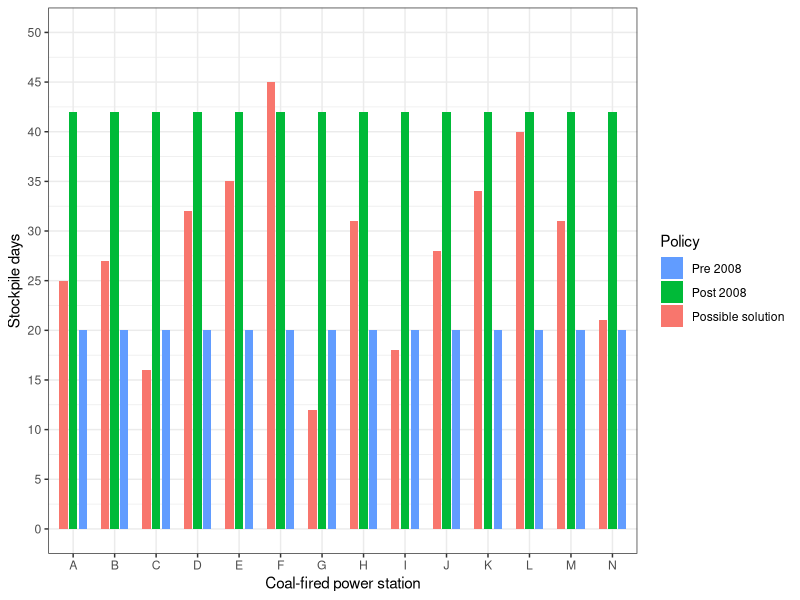
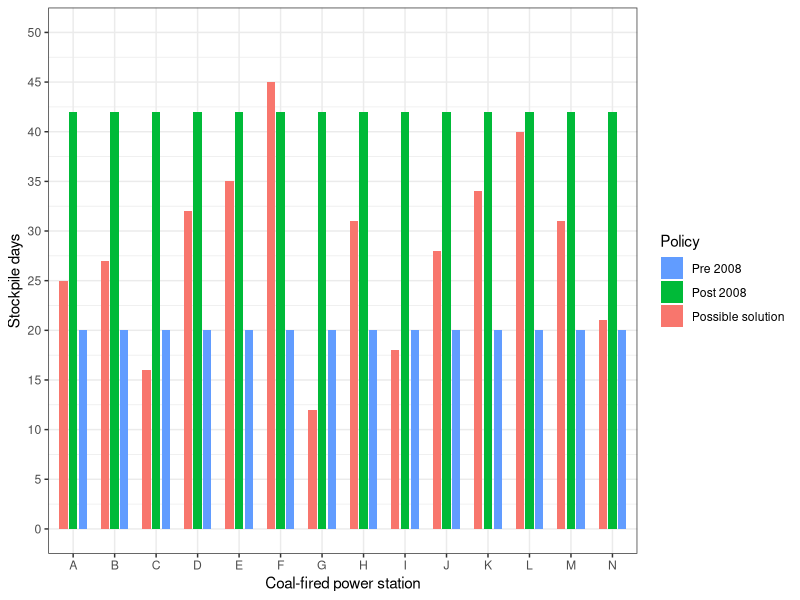

Reproduce these figures in R, in order.
setwd("~/MEGA/Thesis/WriteUp/ORSSA2014/Presentation")
getwd()

library(ggplot2)
library(RColorBrewer)

ps.names <- LETTERS[1:14]

# traditional  <- data.frame(Powerstation=rep(ps.names,2), 
#                            StockpileDays=c(rep(20,14), rep(42,14)),
#                            Key=c(rep("Pre 2008", 14), rep("Post 2008", 14))
#   )
# 
# ggplot(data=traditional, aes(x=Powerstation, y=StockpileDays, fill=Key)) + 
#   geom_bar(stat="identity", width=0.6, position=position_dodge(width=0.7)) +
#   ylab("Stockpile Days") +
#   scale_x_discrete(limits=ps.names) +
#   scale_y_continuous(breaks=seq(0, 50, 5), limits=c(0,50)) +
#   scale_fill_discrete(breaks=c("Pre 2008", "Post 2008"))
# ggsave(file="Traditional-approach.pdf",height=6,width=9)
# 
# 
# 
# possible  <- data.frame(Powerstation=rep(ps.names), 
#                            StockpileDays=c(25,27,20,32,35,45,30,31,18,28,34,40,31,21)
#   )
# 
# ggplot(data=possible, aes(x=Powerstation, y=StockpileDays)) + 
#   geom_bar(stat="identity", position=position_dodge(width=0.7)) +
#   ylab("Stockpile Days") +
#   scale_x_discrete(limits=ps.names) +
#   scale_y_continuous(breaks=seq(0, 50, 5), limits=c(0,50)) 
# ggsave(file="possible-solution.pdf",height=6,width=9)


possible2  <- data.frame(Powerstation=rep(ps.names,3), 
                        StockpileDays=c(rep(20,14), rep(42,14), 
                                        25,27,16,32,35,45,12,31,18,28,34,40,31,21),
                        Key=c(rep("Pre 2008", 14), rep("Post 2008", 14), rep("Possible solution",14)))


ggplot(data=possible2, aes(x=Powerstation, y=StockpileDays, fill=Key)) + 
  geom_bar(stat="identity", width=0.6, position=position_dodge(width=0.7)) +
  ylab("Stockpile days") +
  xlab("Coal-fired power station") +
  scale_x_discrete(limits=ps.names) +
  scale_y_continuous(breaks=seq(0, 50, 5), limits=c(0,50)) +
  scale_fill_discrete(name="Policy", breaks=c("Pre 2008", "Post 2008", "Possible solution")) +
  theme_bw() 
ggsave(file="possible-solution2.pdf",height=6,width=10) 

